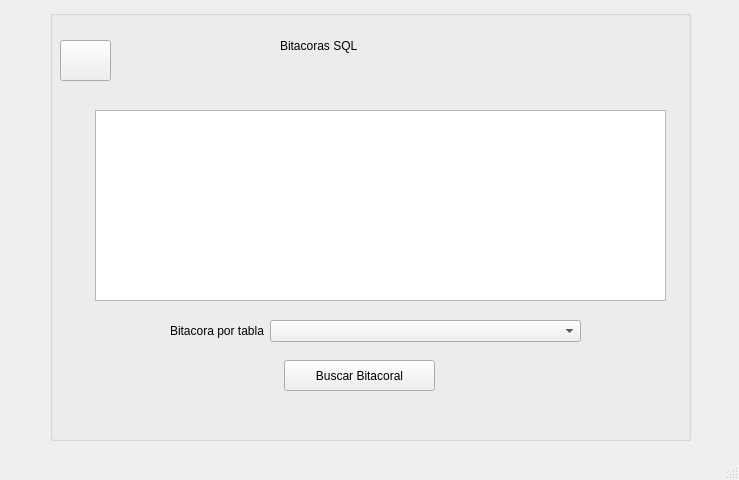
<?xml version="1.0" encoding="UTF-8"?>
<ui version="4.0">
 <class>MainWindow</class>
 <widget class="QMainWindow" name="MainWindow">
  <property name="geometry">
   <rect>
    <x>0</x>
    <y>0</y>
    <width>739</width>
    <height>480</height>
   </rect>
  </property>
  <property name="windowTitle">
   <string>MainWindow</string>
  </property>
  <widget class="QWidget" name="centralwidget">
   <widget class="QGroupBox" name="groupBox">
    <property name="geometry">
     <rect>
      <x>50</x>
      <y>10</y>
      <width>641</width>
      <height>431</height>
     </rect>
    </property>
    <property name="title">
     <string/>
    </property>
    <widget class="QLabel" name="label">
     <property name="geometry">
      <rect>
       <x>230</x>
       <y>0</y>
       <width>231</width>
       <height>71</height>
      </rect>
     </property>
     <property name="styleSheet">
      <string notr="true">
font: 20pt &quot;Tw Cen MT Condensed Extra Bold&quot;;</string>
     </property>
     <property name="text">
      <string>Bitacoras SQL</string>
     </property>
    </widget>
    <widget class="QWidget" name="formLayoutWidget">
     <property name="geometry">
      <rect>
       <x>120</x>
       <y>310</y>
       <width>411</width>
       <height>31</height>
      </rect>
     </property>
     <layout class="QFormLayout" name="formLayout_2">
      <item row="0" column="0">
       <widget class="QLabel" name="label_2">
        <property name="styleSheet">
         <string notr="true">font: 14pt &quot;MS Shell Dlg 2&quot;;</string>
        </property>
        <property name="text">
         <string>Bitacora por tabla</string>
        </property>
       </widget>
      </item>
      <item row="0" column="1">
       <widget class="QComboBox" name="comboBox"/>
      </item>
     </layout>
    </widget>
    <widget class="QPushButton" name="regresar">
     <property name="geometry">
      <rect>
       <x>10</x>
       <y>30</y>
       <width>51</width>
       <height>41</height>
      </rect>
     </property>
     <property name="text">
      <string/>
     </property>
     <property name="icon">
      <iconset>
       <normaloff>../img/volver.png</normaloff>../img/volver.png</iconset>
     </property>
     <property name="iconSize">
      <size>
       <width>32</width>
       <height>32</height>
      </size>
     </property>
    </widget>
    <widget class="QPushButton" name="botonbuscarH">
     <property name="geometry">
      <rect>
       <x>234</x>
       <y>350</y>
       <width>151</width>
       <height>31</height>
      </rect>
     </property>
     <property name="text">
      <string>Buscar Bitacoral</string>
     </property>
     <property name="icon">
      <iconset>
       <normaloff>../img/buscar.png</normaloff>../img/buscar.png</iconset>
     </property>
    </widget>
    <widget class="QTableWidget" name="tabla_logs">
     <property name="geometry">
      <rect>
       <x>45</x>
       <y>100</y>
       <width>571</width>
       <height>191</height>
      </rect>
     </property>
    </widget>
   </widget>
  </widget>
  <widget class="QMenuBar" name="menubar">
   <property name="geometry">
    <rect>
     <x>0</x>
     <y>0</y>
     <width>739</width>
     <height>21</height>
    </rect>
   </property>
  </widget>
  <widget class="QStatusBar" name="statusbar"/>
 </widget>
 <resources/>
 <connections/>
</ui>
